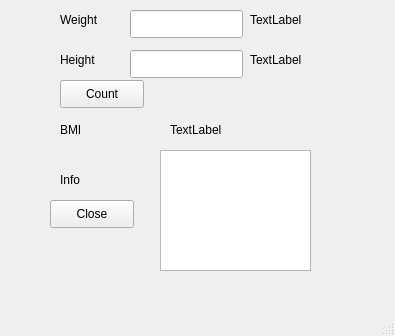
<?xml version="1.0" encoding="UTF-8"?>
<ui version="4.0">
 <class>MainWindow</class>
 <widget class="QMainWindow" name="MainWindow">
  <property name="geometry">
   <rect>
    <x>0</x>
    <y>0</y>
    <width>395</width>
    <height>336</height>
   </rect>
  </property>
  <property name="windowTitle">
   <string>MainWindow</string>
  </property>
  <widget class="QWidget" name="centralwidget">
   <widget class="QLabel" name="label">
    <property name="geometry">
     <rect>
      <x>60</x>
      <y>10</y>
      <width>63</width>
      <height>20</height>
     </rect>
    </property>
    <property name="text">
     <string>Weight</string>
    </property>
   </widget>
   <widget class="QLabel" name="label_2">
    <property name="geometry">
     <rect>
      <x>250</x>
      <y>10</y>
      <width>63</width>
      <height>20</height>
     </rect>
    </property>
    <property name="text">
     <string>TextLabel</string>
    </property>
   </widget>
   <widget class="QLabel" name="label_3">
    <property name="geometry">
     <rect>
      <x>60</x>
      <y>50</y>
      <width>63</width>
      <height>20</height>
     </rect>
    </property>
    <property name="text">
     <string>Height</string>
    </property>
   </widget>
   <widget class="QLabel" name="label_4">
    <property name="geometry">
     <rect>
      <x>250</x>
      <y>50</y>
      <width>63</width>
      <height>20</height>
     </rect>
    </property>
    <property name="text">
     <string>TextLabel</string>
    </property>
   </widget>
   <widget class="QLabel" name="label_5">
    <property name="geometry">
     <rect>
      <x>60</x>
      <y>120</y>
      <width>63</width>
      <height>20</height>
     </rect>
    </property>
    <property name="text">
     <string>BMI</string>
    </property>
   </widget>
   <widget class="QLabel" name="label_6">
    <property name="geometry">
     <rect>
      <x>60</x>
      <y>170</y>
      <width>63</width>
      <height>20</height>
     </rect>
    </property>
    <property name="text">
     <string>Info</string>
    </property>
   </widget>
   <widget class="QPushButton" name="countButton">
    <property name="geometry">
     <rect>
      <x>60</x>
      <y>80</y>
      <width>84</width>
      <height>28</height>
     </rect>
    </property>
    <property name="text">
     <string>Count</string>
    </property>
   </widget>
   <widget class="QPushButton" name="closeButton">
    <property name="geometry">
     <rect>
      <x>50</x>
      <y>200</y>
      <width>84</width>
      <height>28</height>
     </rect>
    </property>
    <property name="text">
     <string>Close</string>
    </property>
   </widget>
   <widget class="QTextBrowser" name="infoTextBrowser">
    <property name="geometry">
     <rect>
      <x>160</x>
      <y>150</y>
      <width>151</width>
      <height>121</height>
     </rect>
    </property>
   </widget>
   <widget class="QLineEdit" name="weightLineEdit">
    <property name="geometry">
     <rect>
      <x>130</x>
      <y>10</y>
      <width>113</width>
      <height>28</height>
     </rect>
    </property>
   </widget>
   <widget class="QLineEdit" name="heightLineEdit">
    <property name="geometry">
     <rect>
      <x>130</x>
      <y>50</y>
      <width>113</width>
      <height>28</height>
     </rect>
    </property>
   </widget>
   <widget class="QLabel" name="resultLabel">
    <property name="geometry">
     <rect>
      <x>170</x>
      <y>120</y>
      <width>63</width>
      <height>20</height>
     </rect>
    </property>
    <property name="text">
     <string>TextLabel</string>
    </property>
   </widget>
  </widget>
  <widget class="QMenuBar" name="menubar">
   <property name="geometry">
    <rect>
     <x>0</x>
     <y>0</y>
     <width>395</width>
     <height>25</height>
    </rect>
   </property>
  </widget>
  <widget class="QStatusBar" name="statusbar"/>
 </widget>
 <resources/>
 <connections>
  <connection>
   <sender>closeButton</sender>
   <signal>clicked()</signal>
   <receiver>MainWindow</receiver>
   <slot>close()</slot>
   <hints>
    <hint type="sourcelabel">
     <x>99</x>
     <y>246</y>
    </hint>
    <hint type="destinationlabel">
     <x>99</x>
     <y>285</y>
    </hint>
   </hints>
  </connection>
 </connections>
</ui>
